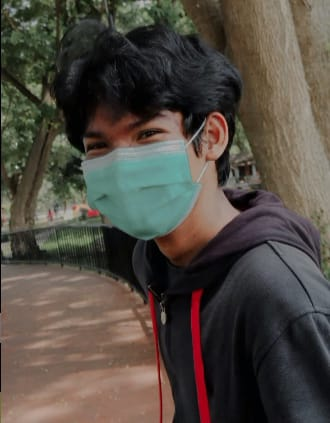
#> input picture ayi1.jpeg, 330 x 423 px
$ python FourierTransform.py
#> lines starting #> are read from the running program, lines starting #| are printed output that depends on the picture
import cv2
import numpy as np
from matplotlib import pyplot as plt

img = cv2.imread('ayi1.jpeg',0)
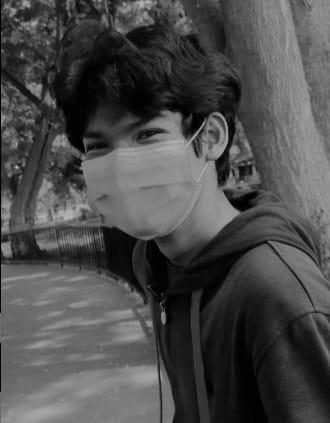
#> img: shape (423, 330); min 0, max 200, mean 75.7
f = np.fft.fft2(img)
fshift = np.fft.fftshift(f)
magnitude_spectrum = 20*np.log(np.abs(fshift))
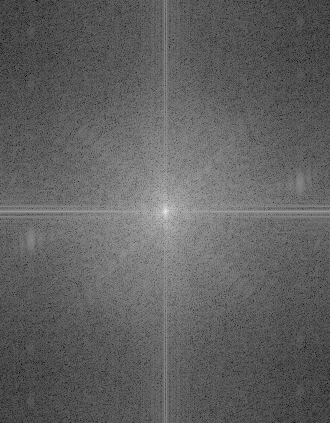
#> magnitude_spectrum: shape (423, 330) float64; min 24.64, max 323.5, mean 138.9; drawn with min black and max white

plt.subplot(121),plt.imshow(img, cmap = 'gray')
plt.title('Input Image'), plt.xticks([]), plt.yticks([])
plt.subplot(122),plt.imshow(magnitude_spectrum, cmap = 'gray')
plt.title('Magnitude Spectrum'), plt.xticks([]), plt.yticks([])
plt.show()
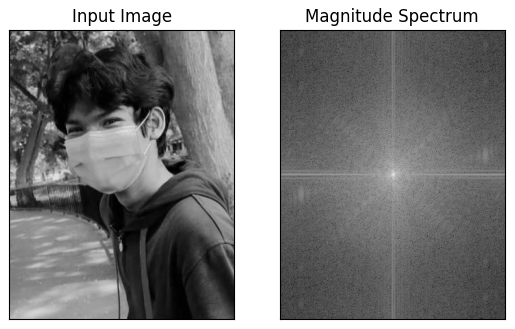
#> figure drawn by matplotlib, 2 panels
